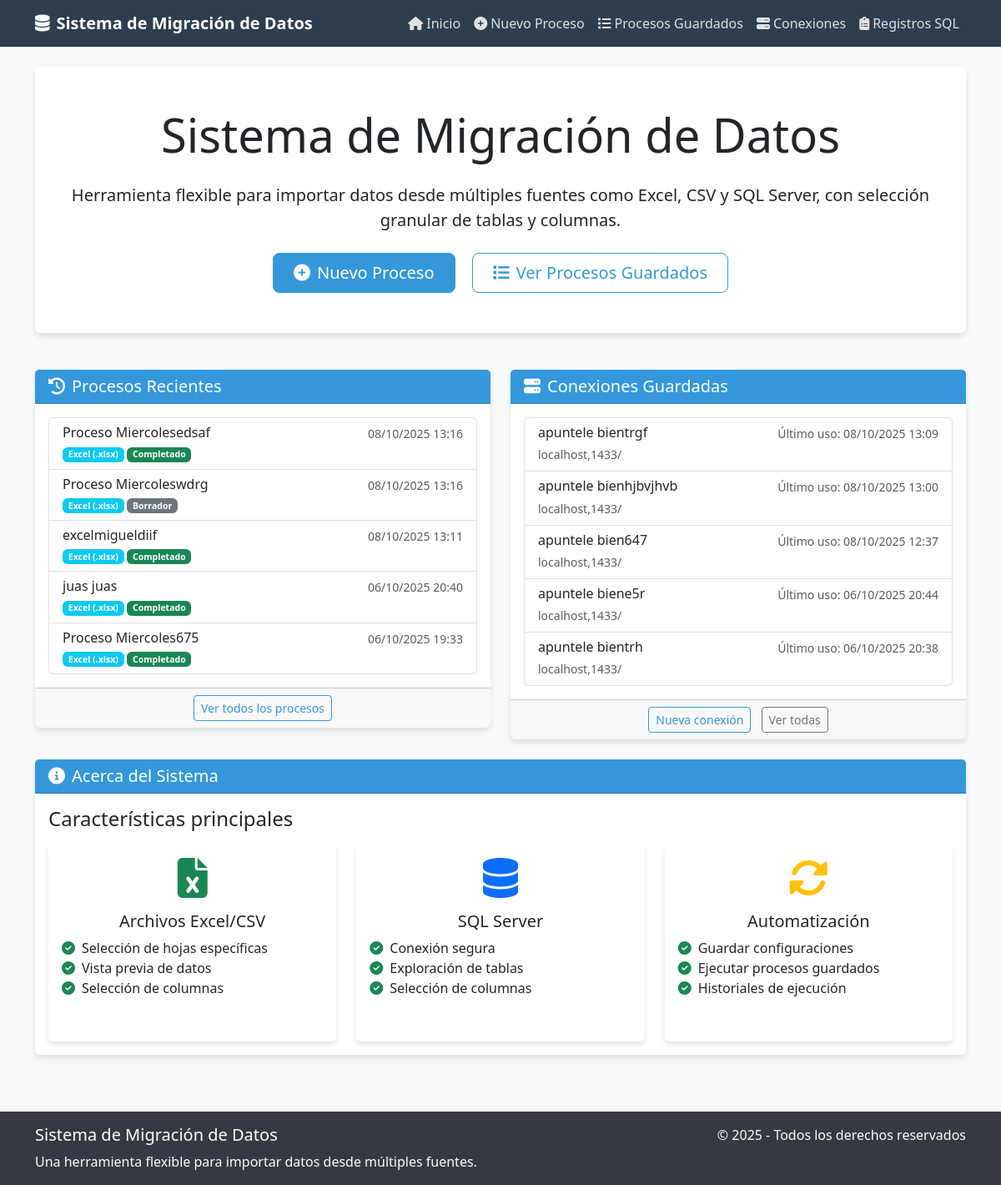
The app's page /automatizacion/, older data.
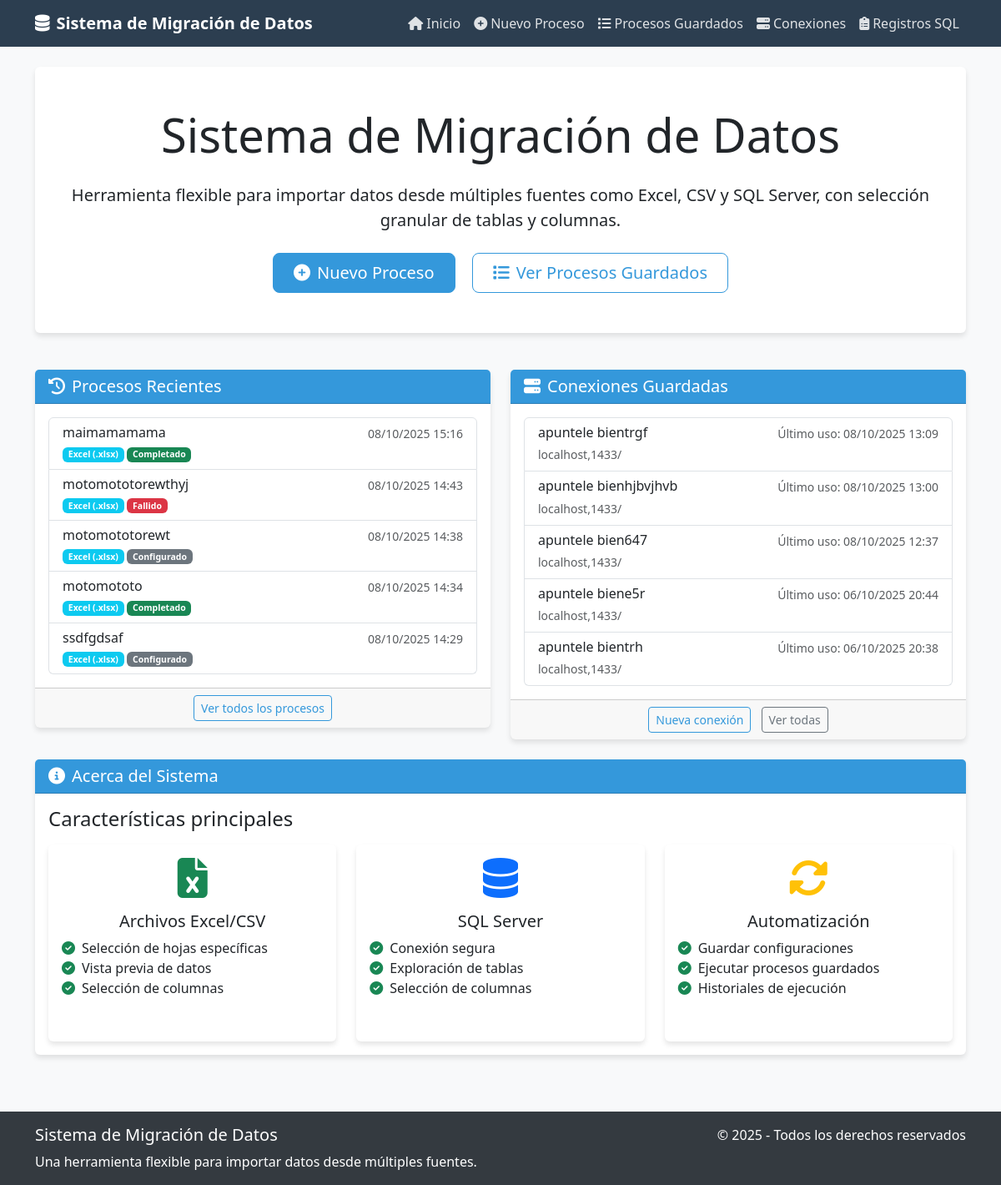
The same page, newer data.
### automatizacion/models.py (models this page shows, shortened)
class MigrationProcess(models.Model):
    STATUS_CHOICES = [
        ('draft', 'Borrador'),
        ('db_selected', 'Base de datos seleccionada'),
        ('tables_selected', 'Tablas seleccionadas'),
        ('columns_selected', 'Columnas seleccionadas'),
        ('configured', 'Configurado'),
        ('validated', 'Validado'),
        ('ready', 'Listo para ejecutar'),
        ('running', 'En ejecución'),
        ('completed', 'Completado'),
        ('failed', 'Fallido'),
    ]
    name = models.CharField(max_length=255, unique=True)
    description = models.TextField(blank=True, null=True)
    source = models.ForeignKey(DataSource, on_delete=models.CASCADE, related_name='processes')
    selected_sheets = models.JSONField(null=True, blank=True)  # Lista de hojas seleccionadas
    selected_database = models.CharField(max_length=100, blank=True, null=True)  # Base de datos seleccionada
    selected_tables = models.JSONField(null=True, blank=True)  # Lista de tablas seleccionadas
    selected_columns = models.JSONField(null=True, blank=True)  # Dict de columnas seleccionadas por tabla/hoja
    target_db_name = models.CharField(max_length=100, default='DestinoAutomatizacion')
    target_db_connection = models.ForeignKey(DatabaseConnection, on_delete=models.SET_NULL, null=True, blank=True, related_name='target_processes')
    target_table = models.CharField(max_length=100, blank=True, null=True)  # Tabla de destino
    status = models.CharField(max_length=20, choices=STATUS_CHOICES, default='draft')
    created_at = models.DateTimeField(auto_now_add=True)
    last_run = models.DateTimeField(null=True, blank=True)
    allow_rollback = models.BooleanField(default=True)
    last_checkpoint = models.JSONField(null=True, blank=True)  # Para almacenar puntos de restauración

class DataSource(models.Model):
    TYPE_CHOICES = [
        ('excel', 'Excel (.xlsx)'),
        ('csv', 'CSV'),
        ('sql', 'SQL Server'),
    ]
    name = models.CharField(max_length=255)
    source_type = models.CharField(max_length=20, choices=TYPE_CHOICES)
    file_path = models.CharField(max_length=255, blank=True, null=True)  # Solo para archivos
    connection = models.ForeignKey(DatabaseConnection, on_delete=models.SET_NULL, null=True, blank=True)  # Solo para SQL
    created_at = models.DateTimeField(auto_now_add=True)

class DatabaseConnection(models.Model):
    name = models.CharField(max_length=100, unique=True)
    server = models.CharField(max_length=255)
    username = models.CharField(max_length=100)
    password = models.CharField(max_length=255)
    port = models.IntegerField(default=1433)
    created_at = models.DateTimeField(auto_now_add=True)
    last_used = models.DateTimeField(null=True, blank=True)
    selected_database = models.CharField(max_length=100, blank=True, null=True)
    available_databases = models.JSONField(null=True, blank=True)

### automatizacion/views.py (the view)
# urls.py: path('', views.index, name='index'),
def index(request):
    recent_processes = MigrationProcess.objects.all().order_by('-created_at')[:5]
    saved_connections = DatabaseConnection.objects.all().order_by('-created_at')[:5]
    context = {
        'recent_processes': recent_processes,
        'saved_connections': saved_connections
    }
    return render(request, 'automatizacion/index.html', context)

### proyecto_automatizacion/templates/automatizacion/index.html (shortened to what the changed rows need)
{% extends "base.html" %}
{% block content %}
<div class="row mb-4">
    <div class="col-md-12">
        <div class="card">
            <div class="card-body text-center py-5">
                <h1 class="display-4 mb-4">Sistema de Migración de Datos</h1>
            </div>
        </div>
    </div>
</div>
<div class="row">
    <div class="col-md-6">
        <div class="card mb-4">
            <div class="card-body">
                {% if recent_processes %}
                    <div class="list-group">
                        {% for process in recent_processes %}
                            <a href="{% url 'automatizacion:view_process' process.id %}" class="list-group-item list-group-item-action">
                                <div class="d-flex w-100 justify-content-between">
                                    <h6 class="mb-1">{{ process.name }}</h6>
                                    <small class="text-muted">{{ process.created_at|date:"d/m/Y H:i" }}</small>
                                </div>
                                <small class="d-block">
                                    <span class="badge bg-info">{{ process.source.get_source_type_display }}</span>
                                    <span class="badge {% if process.status == 'completed' %}bg-success{% elif process.status == 'failed' %}bg-danger{% else %}bg-secondary{% endif %}">
                                        {{ process.get_status_display }}
                                    </span>
                                </small>
                            </a>
                        {% endfor %}
                    </div>
                {% else %}
                    <div class="alert alert-info mb-0">
                        No hay procesos guardados. <a href="{% url 'automatizacion:new_process' %}">Crea uno nuevo</a>.
                    </div>
                {% endif %}
            </div>
        </div>
    </div>
    <div class="col-md-6">
        <div class="card mb-4">
            <div class="card-body">
                {% if saved_connections %}
                    <div class="list-group">
                        {% for connection in saved_connections %}
                            <a href="{% url 'automatizacion:view_connection' connection.id %}" class="list-group-item list-group-item-action">
                                <div class="d-flex w-100 justify-content-between">
                                    <h6 class="mb-1">{{ connection.name }}</h6>
                                    <small class="text-muted">Último uso: {% if connection.last_used %}{{ connection.last_used|date:"d/m/Y H:i" }}{% else %}Nunca{% endif %}</small>
                                </div>
                                <small class="text-muted">{{ connection.server }}/{{ connection.database }}</small>
                            </a>
                        {% endfor %}
                    </div>
                {% else %}
                    <div class="alert alert-info mb-0">
                        No hay conexiones guardadas. <a href="{% url 'automatizacion:connect_sql' %}">Crea una nueva</a>.
                    </div>
                {% endif %}
            </div>
        </div>
    </div>
</div>
{% endblock %}

Row changes from the older to the newer data that the page shows:
no longer on this page (row unchanged): MigrationProcess: name "Proceso Miercolesedsaf", created_at "08/10/2025 13:16", source.source_type "Excel (.xlsx)", status "Completado"
no longer on this page (row unchanged): MigrationProcess: name "Proceso Miercoleswdrg", created_at "08/10/2025 13:16", source.source_type "Excel (.xlsx)", status "Borrador"
no longer on this page (row unchanged): MigrationProcess: name "excelmigueldiif", created_at "08/10/2025 13:11", source.source_type "Excel (.xlsx)", status "Completado"
no longer on this page (row unchanged): MigrationProcess: name "juas juas", created_at "06/10/2025 20:40", source.source_type "Excel (.xlsx)", status "Completado"
no longer on this page (row unchanged): MigrationProcess: name "Proceso Miercoles675", created_at "06/10/2025 19:33", source.source_type "Excel (.xlsx)", status "Completado"
added MigrationProcess: name "maimamamama", created_at "08/10/2025 15:16", source.source_type "Excel (.xlsx)", status "Completado"
added MigrationProcess: name "motomototorewthyj", created_at "08/10/2025 14:43", source.source_type "Excel (.xlsx)", status "Fallido"
added MigrationProcess: name "motomototorewt", created_at "08/10/2025 14:38", source.source_type "Excel (.xlsx)", status "Configurado"
added MigrationProcess: name "motomototo", created_at "08/10/2025 14:34", source.source_type "Excel (.xlsx)", status "Completado"
added MigrationProcess: name "ssdfgdsaf", created_at "08/10/2025 14:29", source.source_type "Excel (.xlsx)", status "Configurado"
